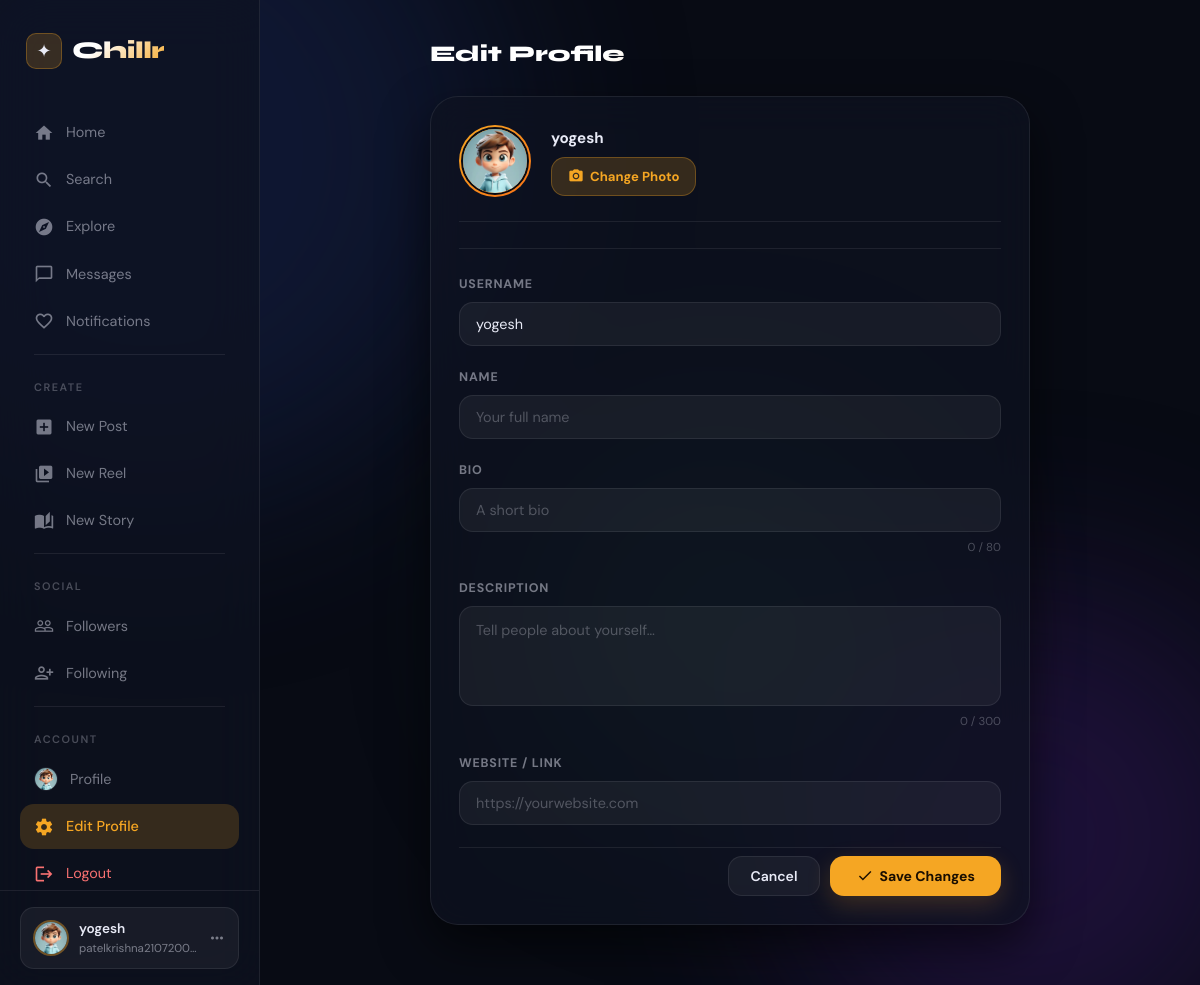
Screenshot of /edit-profile/ (signed in) with the database file from the repository.
### myapp/models.py (models this page shows, shortened)
class InstaUser(models.Model):
    GENDER_CHOICES = (
        ('male','Male'),
        ('female','Female'),
    )
    ACCOUNT_TYPE=(
        ('private','Private'),
        ('public',"Public")
    )
    username = models.CharField(max_length=100,unique=True)
    email = models.EmailField(unique=True)
    password = models.CharField(max_length=100)
    profile_pic = models.FileField(upload_to='profile_pics/', blank=True, null=True)
    gender = models.CharField(max_length=10,choices=GENDER_CHOICES,blank=True, null=True)
    name = models.CharField(max_length=100,blank=True, null=True)
    account_type=models.CharField(max_length=30,choices=ACCOUNT_TYPE,default="private")
    bio = models.TextField(blank=True, null=True)
    description = models.TextField(blank=True, null=True)
    otp=models.PositiveIntegerField(default=456)
    link = models.URLField(blank=True, null=True)
    created_at = models.DateTimeField(auto_now_add=True)
    updated_at = models.DateTimeField(auto_now=True)

### myapp/views.py (the view)
    def wrapper(request,*args,**kwargs):
        if "email" in request.session:
            try:
                uid = InstaUser.objects.get(email = request.session['email'])
                request.uid = uid
                return view_function(request,*args,**kwargs)
            except InstaUser.DoesNotExist:
                return redirect("login")
        return redirect("login")

### myapp/views.py (called while the page is built, shortened)
def checkLoggin(view_function):
    def wrapper(request,*args,**kwargs):
        if "email" in request.session:
            try:
                uid = InstaUser.objects.get(email = request.session['email'])
                request.uid = uid
                return view_function(request,*args,**kwargs)
            except InstaUser.DoesNotExist:
                return redirect("login")
        return redirect("login")
    return wrapper

@checkLoggin
def edit_profile(request):
    uid = request.uid
    return render(request,"myapp/edit_profile.html",{'uid':uid})

### myapp/templates/myapp/edit_profile.html (shortened to what this page needs)
{% extends 'myapp/base.html' %}
{% load static %}
{% block content %}
<div class="edit-profile-page">
    <div class="edit-profile-inner">
        <h2 class="edit-profile-heading">Edit Profile</h2>
        <div class="edit-profile-card">
            <form action="{% url 'edit-profile' %}" method="post" enctype="multipart/form-data"
                style="display:flex;flex-direction:column;gap:22px;">
                <div class="edit-avatar-row">
                    <div class="edit-avatar-ring" onclick="document.getElementById('imageInput').click()">
                        <img id="profilePreview" src="{{ uid.profile_pic.url }}" alt="{{ uid.username }}">
                    </div>
                    <div class="edit-avatar-info">
                        <p class="edit-avatar-username">{{ uid.username }}</p>
                        <label class="btn-change-photo">
                            <span class="material-icons">photo_camera</span>
                            Change Photo
                        </label>
                    </div>
                </div>
                <div class="edit-section-divider"></div>
                <div class="edit-field-group">
                    <label class="edit-field-label">Username</label>
                    <input type="text" class="edit-field-input" name="username" value="{{ uid.username }}"
                        placeholder="Your username">
                </div>
                <div class="edit-field-group">
                    <label class="edit-field-label">Name</label>
                    <input type="text" class="edit-field-input" name="name" value="{{ uid.name|default:'' }}"
                        placeholder="Your full name">
                </div>
                <div class="edit-field-group">
                    <label class="edit-field-label">Bio</label>
                    <input type="text" class="edit-field-input" name="bio" value="{{ uid.bio|default:'' }}"
                        placeholder="A short bio" maxlength="80" id="bioInput">
                    <span class="edit-field-hint" id="bioCount">0 / 80</span>
                </div>
                <div class="edit-field-group">
                    <label class="edit-field-label">Description</label>
                    <textarea class="edit-field-input" name="description" placeholder="Tell people about yourself…"
                        maxlength="300" id="descInput">{{ uid.description|default:'' }}</textarea>
                    <span class="edit-field-hint" id="descCount">0 / 300</span>
                </div>
                <div class="edit-field-group">
                    <label class="edit-field-label">Website / Link</label>
                    <input type="text" class="edit-field-input" name="website" value="{{ uid.link|default:'' }}"
                        placeholder="https://yourwebsite.com">
                </div>
                <div class="edit-profile-footer">
                    <button type="button" class="btn-cancel" onclick="window.history.back()">Cancel</button>
                    <button type="submit" class="btn-save">
                        <span class="material-icons">check</span>
                        Save Changes
                    </button>
                </div>
            </form>
        </div>
    </div>
</div>
{% endblock %}

### myapp/templates/myapp/base.html (shortened to what this page needs)
{% load static %}
<!DOCTYPE html>
<html lang="en">
<head>
    <link rel="stylesheet" href="{% static 'myapp/css/style.css' %}">
    <link rel="stylesheet" href="{% static 'myapp/css/create_post.css' %}">
    <link rel="stylesheet" href="{% static 'myapp/css/chat.css' %}">
</head>
<body>
<div class="blobs" aria-hidden="true">
    <div class="blob blob-1"></div>
    <div class="blob blob-2"></div>
    <div class="blob blob-3"></div>
</div>
<div class="app-shell">
    <aside class="sidebar" id="sidebar">
        <div class="sidebar-top">
            <a href="{% url 'home' %}" class="sidebar-brand">
                <div class="sidebar-brand-logo">✦</div>
                <span class="sidebar-brand-name">Chillr</span>
            </a>
            <nav class="sidebar-nav">
                <a href="{% url 'home' %}"
                   class="nav-item {% if request.resolver_match.url_name == 'home' %}active{% endif %}">
                    <span class="material-icons">home</span>
                    Home
                </a>
                <a href="#"
                   class="nav-item {% if request.resolver_match.url_name == 'explore' %}active{% endif %}">
                    <span class="material-icons">search</span>
                    Search
                </a>
                <a href="{% url 'reels' %}"
                   class="nav-item {% if request.resolver_match.url_name == 'reels' %}active{% endif %}">
                    <span class="material-icons">explore</span>
                    Explore
                </a>
                <a href="{% url 'chat_screen' %}"
                   class="nav-item {% if request.resolver_match.url_name == 'chat_screen' %}active{% endif %}">
                    <span class="material-icons">chat_bubble_outline</span>
                    Messages
                </a>
                <a href="{% url 'notifications' %}"
                   class="nav-item {% if request.resolver_match.url_name == 'notifications' %}active{% endif %}">
                    <span class="material-icons">favorite_border</span>
                    Notifications
                </a>
                <div class="nav-divider"></div>
                <div class="nav-section-label">Create</div>
                <a href="{% url 'create-post' %}"
                   class="nav-item {% if request.resolver_match.url_name == 'create-post' %}active{% endif %}">
                    <span class="material-icons">add_box</span>
                    New Post
                </a>
                <a href="{% url 'create_reels' %}"
                   class="nav-item {% if request.resolver_match.url_name == 'create_reels' %}active{% endif %}">
                    <span class="material-icons">video_library</span>
                    New Reel
                </a>
                <a href="{% url 'create_story' %}"
                   class="nav-item {% if request.resolver_match.url_name == 'create_story' %}active{% endif %}">
                    <span class="material-icons">auto_stories</span>
                    New Story
                </a>
                <div class="nav-divider"></div>
                <div class="nav-section-label">Social</div>
                <a href="{% url 'followers' %}"
                   class="nav-item {% if request.resolver_match.url_name == 'followers' %}active{% endif %}">
                    <span class="material-icons">people_outline</span>
                    Followers
                </a>
                <a href="{% url 'following' %}"
                   class="nav-item {% if request.resolver_match.url_name == 'following' %}active{% endif %}">
                    <span class="material-icons">person_add_alt</span>
                    Following
                </a>
                <div class="nav-divider"></div>
                <div class="nav-section-label">Account</div>
                <a href="{% url 'profile' %}"
                   class="nav-item {% if request.resolver_match.url_name == 'profile' %}active{% endif %}">
                    <img src="{{ uid.profile_pic.url }}" alt="" class="nav-avatar">
                    Profile
                </a>
                <a href="{% url 'edit-profile' %}"
                   class="nav-item {% if request.resolver_match.url_name == 'edit-profile' %}active{% endif %}">
                    <span class="material-icons">settings</span>
                    Edit Profile
                </a>
                <a href="{% url 'logout' %}" class="nav-item danger">
                    <span class="material-icons">logout</span>
                    Logout
                </a>
            </nav>
        </div>
        <div class="sidebar-user">
            <a href="{% url 'profile' %}" class="sidebar-user-card" style="text-decoration:none;">
                <img src="{{ uid.profile_pic.url }}" alt="" class="sidebar-user-avatar">
                <div class="sidebar-user-info">
                    <div class="sidebar-user-name">{{ uid.username }}</div>
                    <div class="sidebar-user-email">{{ uid.email }}</div>
                </div>
                <span class="material-icons sidebar-user-more" style="font-size:18px;">more_horiz</span>
            </a>
        </div>
    </aside>
    <div class="main-wrapper">
        {% block content %}{% endblock %}
    </div>
</div>
</body>
</html>

### myapp/templates/myapp/edit_profile.html (style rules this page uses)
.edit-profile-page { flex: 1; overflow-y: auto; display: flex; justify-content: center; padding: 36px 24px 60px; }
.edit-profile-inner { width: 100%; max-width: 600px; display: flex; flex-direction: column; gap: 24px; }
.edit-profile-heading { font-family: 'Syne', sans-serif; font-size: 1.4rem; font-weight: 800; color: var(--text-main); background: linear-gradient(135deg, #fff 30%, var(--accent)); -webkit-background-clip: text; -webkit-text-fill-color: transparent; background-clip: text; }
.edit-profile-card { background: var(--bg-surface); backdrop-filter: blur(20px); border: 1px solid var(--border); border-radius: var(--radius-xl); padding: 28px; box-shadow: var(--shadow-lg); display: flex; flex-direction: column; gap: 24px; }
.edit-avatar-row { display: flex; align-items: center; gap: 20px; padding-bottom: 24px; border-bottom: 1px solid var(--border); }
.edit-avatar-ring { width: 72px; height: 72px; border-radius: var(--radius-full); padding: 2px; background: linear-gradient(135deg, var(--accent), #f97316); flex-shrink: 0; cursor: pointer; }
.edit-avatar-ring img { width: 100%; height: 100%; border-radius: var(--radius-full); object-fit: cover; border: 2px solid var(--bg-deep); display: block; }
.edit-avatar-info { flex: 1; }
.edit-avatar-username { font-weight: 700; font-size: 0.95rem; color: var(--text-main); margin-bottom: 6px; }
.btn-change-photo { display: inline-flex; align-items: center; gap: 6px; padding: 8px 16px; border-radius: var(--radius-md); background: var(--accent-dim); border: 1px solid rgba(245, 166, 35, 0.3); color: var(--accent); font-weight: 700; font-size: 0.82rem; cursor: pointer; transition: all var(--transition); }
.btn-change-photo .material-icons { font-size: 16px; }
.edit-field-group { display: flex; flex-direction: column; gap: 7px; }
.edit-field-label { font-size: 0.78rem; font-weight: 700; color: var(--text-muted); letter-spacing: 0.8px; text-transform: uppercase; }
.edit-field-input { width: 100%; background: rgba(255, 255, 255, 0.05); border: 1px solid var(--border); border-radius: var(--radius-md); padding: 12px 16px; color: var(--text-main); font-family: 'DM Sans', sans-serif; font-size: 0.9rem; outline: none; transition: border-color var(--transition), background var(--transition); }
.edit-field-input::placeholder { color: var(--text-dim); }
textarea.edit-field-input { resize: none; height: 100px; line-height: 1.6; }
.edit-field-hint { font-size: 0.72rem; color: var(--text-dim); text-align: right; }
.edit-section-divider { height: 1px; background: var(--border); margin: 4px 0; }
.edit-profile-footer { display: flex; justify-content: flex-end; gap: 10px; padding-top: 8px; border-top: 1px solid var(--border); }
.btn-cancel { display: inline-flex; align-items: center; padding: 10px 22px; border-radius: var(--radius-md); background: var(--bg-hover); border: 1px solid var(--border); color: var(--text-main); font-weight: 600; font-size: 0.875rem; cursor: pointer; transition: all var(--transition); font-family: 'DM Sans', sans-serif; }
.btn-save { display: inline-flex; align-items: center; gap: 6px; padding: 10px 26px; border-radius: var(--radius-md); background: var(--accent); color: #1a0e00; font-weight: 700; font-size: 0.875rem; border: none; cursor: pointer; transition: background var(--transition), transform var(--transition); box-shadow: var(--shadow-accent); font-family: 'DM Sans', sans-serif; }
.btn-save .material-icons { font-size: 17px; }

### rows the page displays
InstaUser: profile_pic (picture), username "yogesh", email "patelkrishna2107200…"
